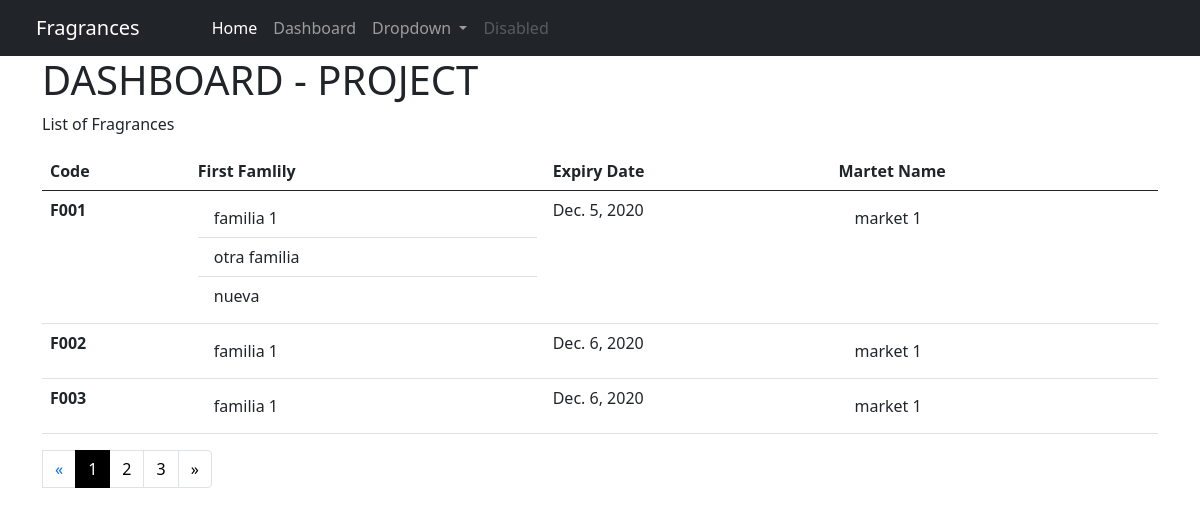
Page /dashboard/ on the earlier database version.
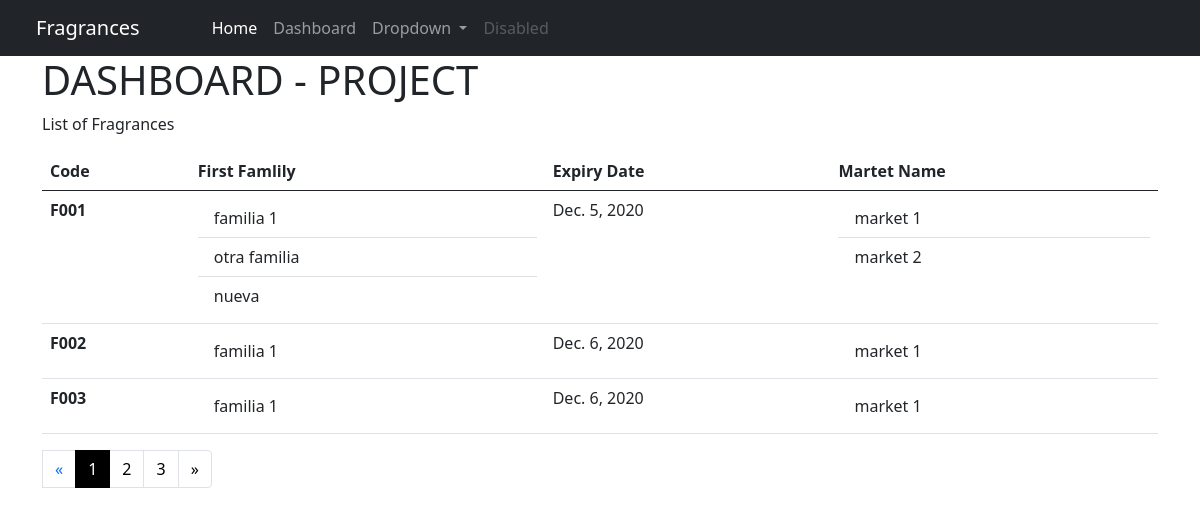
Same page on the later database version.
### fragrances/models.py (models this page shows, shortened)
class FragrancesModel(models.Model):
    fragrance_code = models.CharField(max_length=20, verbose_name="fragrance code")
    essential_club = models.BooleanField(verbose_name="essential club")
    vigente = models.BooleanField(verbose_name="vigente")
    application = models.ManyToManyField(ApplicationModel, verbose_name="application")  # Relation Many to Many (it is like a TAG)
    commercial_name = models.CharField(max_length=20, verbose_name="commercial name")
    box = models.IntegerField(verbose_name="box")
    cost_kilo_us = models.FloatField(verbose_name="cost kilo")
    selling_price_aud = models.FloatField(verbose_name="selling price")
    first_family = models.ManyToManyField(FirstFamilyModel, verbose_name="first")  # Relation Many to Many (it is like a TAG)
    second_family = models.ManyToManyField(SecondFamilyModel, verbose_name="second family")  # Relation Many to Many (it is like a TAG)
    third_family = models.ManyToManyField(ThirdFamilyModel, verbose_name="third family")  # Relation Many to Many (it is like a TAG)
    market_type = models.ManyToManyField(MarketTypeModel, verbose_name="market type")  # Relation Many to Many (it is like a TAG)
    nota_salida = models.ManyToManyField(NotaSalidaModel, verbose_name="nota salida")  # Relation Many to Many (it is like a TAG)
    nota_cuerpo = models.ManyToManyField(NotaCuerpoModel, verbose_name="nota cuerpo")  # Relation Many to Many (it is like a TAG)
    nota_fondo = models.ManyToManyField(NotaFondoModel, verbose_name="nota fondo")  # Relation Many to Many (it is like a TAG)
    expiry_date = models.DateField(verbose_name="expiry date")
    sample_size = models.FloatField(verbose_name="sample size")
    technology = models.ManyToManyField(TechnologyModel, verbose_name="technology")  # Relation Many to Many (it is like a TAG)
    collection_prom = models.ManyToManyField(CollectionModel, verbose_name="collection")  # Relation Many to Many (it is like a TAG)
    shortlisted = models.BooleanField(verbose_name="shortlisted")
    won_selling = models.BooleanField(verbose_name="won selling")
    natural_extracts = models.ManyToManyField(NaturalExtractsModel, verbose_name="natural extracts")  # Relation Many to Many (it is like a TAG)
    allergen = models.FloatField(verbose_name="allergen")
    natural_percentage = models.BooleanField(verbose_name="natural percentage")
    natural_derived = models.BooleanField(verbose_name="natural derived")
    ecocert = models.BooleanField(verbose_name="ecocert")
    bio_degradable = models.BooleanField(verbose_name="bio degradable")
    dangerous_good = models.BooleanField(verbose_name="dangerous good")
    ai = models.BooleanField(verbose_name="ai")

class FirstFamilyModel(models.Model):
    first_family = models.CharField(max_length=20)
    def __str__(self):
        return self.first_family

class MarketTypeModel(models.Model):
    market_type = models.CharField(max_length=20)
    def __str__(self):
        return self.market_type

### fragrances/views.py (the view)
# urls.py: path('dashboard/', FragrancesList.as_view(), name='dashboard'),
class FragrancesList(ListView):
    model = FragrancesModel
    template_name = 'dashboard.html'
    context_object_name = 'fragrance_list'  # esta categoria renombra objetc_list por un nombre mas legible
    paginate_by = 3

### fragrances/templates/dashboard.html
{% extends 'base.html' %}
{% block content %}
    <div class="container">
        <h1>DASHBOARD - PROJECT</h1>
        <p>List of Fragrances</p>
        <table class="table table-hover">
            <thead>
            <tr>
                <th scope="col">Code</th>
                <th scope="col">First Famlily</th>
                <th scope="col">Expiry Date</th>
                <th scope="col">Martet Name</th>
            </tr>
            </thead>
            <tbody>
            {% for f in fragrance_list %}
                <tr>
                    <th scope="row">{{ f.fragrance_code }}</th>
                    <td>
                        <ul class="list-group list-group-flush">
                            {% for ff in f.first_family.all %}
                                <li class="list-group-item">{{ ff }} </li>
                            {% endfor %}
                        </ul>
                    </td>
                    <td>{{ f.expiry_date }}</td>
                    <td>
                        <ul class="list-group list-group-flush">
                            {% for mt in f.market_type.all %}
                                <li class="list-group-item">{{ mt }} </li>
                            {% endfor %}
                        </ul>
                    </td>
                </tr>
            {% endfor %}
            </tbody>
        </table>
        {% if page_obj.has_other_pages %}
            <ul class="pagination">
                {% if page_obj.has_previous %}
                    <li class="page-item "><a class="page-link"
                                              href="?page={{ page_obj.previous_page_number }}">&laquo;</a>
                    </li>
                {% else %}
                    <li class="disabled"><span class="page-link">&laquo;</span></li>
                {% endif %}
                {% for i in page_obj.paginator.page_range %}
                    {% if page_obj.number == i %}
                        <li class="page-item active"><span class="page-link">{{ i }} </span></li>
                    {% else %}
                        <li class="page-item"><a class="page-link" href="?page={{ i }}">{{ i }}</a></li>
                    {% endif %}
                {% endfor %}
                {% if page_obj.has_next %}
                    <li class="page-item"><a class="page-link"
                                             href="?page={{ page_obj.next_page_number }}">&raquo;</a></li>
                {% else %}
                    <li class="disabled"><span class="page-link">&raquo;</span></li>
                {% endif %}
            </ul>
        {% endif %}
    </div>
{% endblock content %}

Differences in the rows shown:
added MarketTypeModel: market_type "market 2", shown under FragrancesModel "Dec. 5, 2020"
